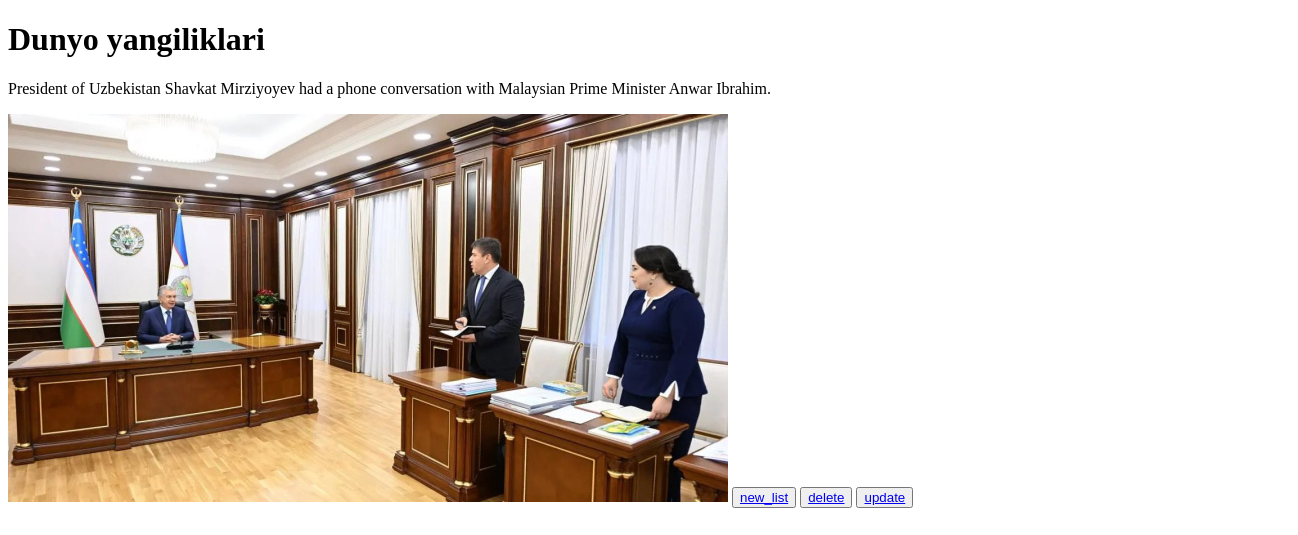
The page /4/detail/ on the database as committed earlier.
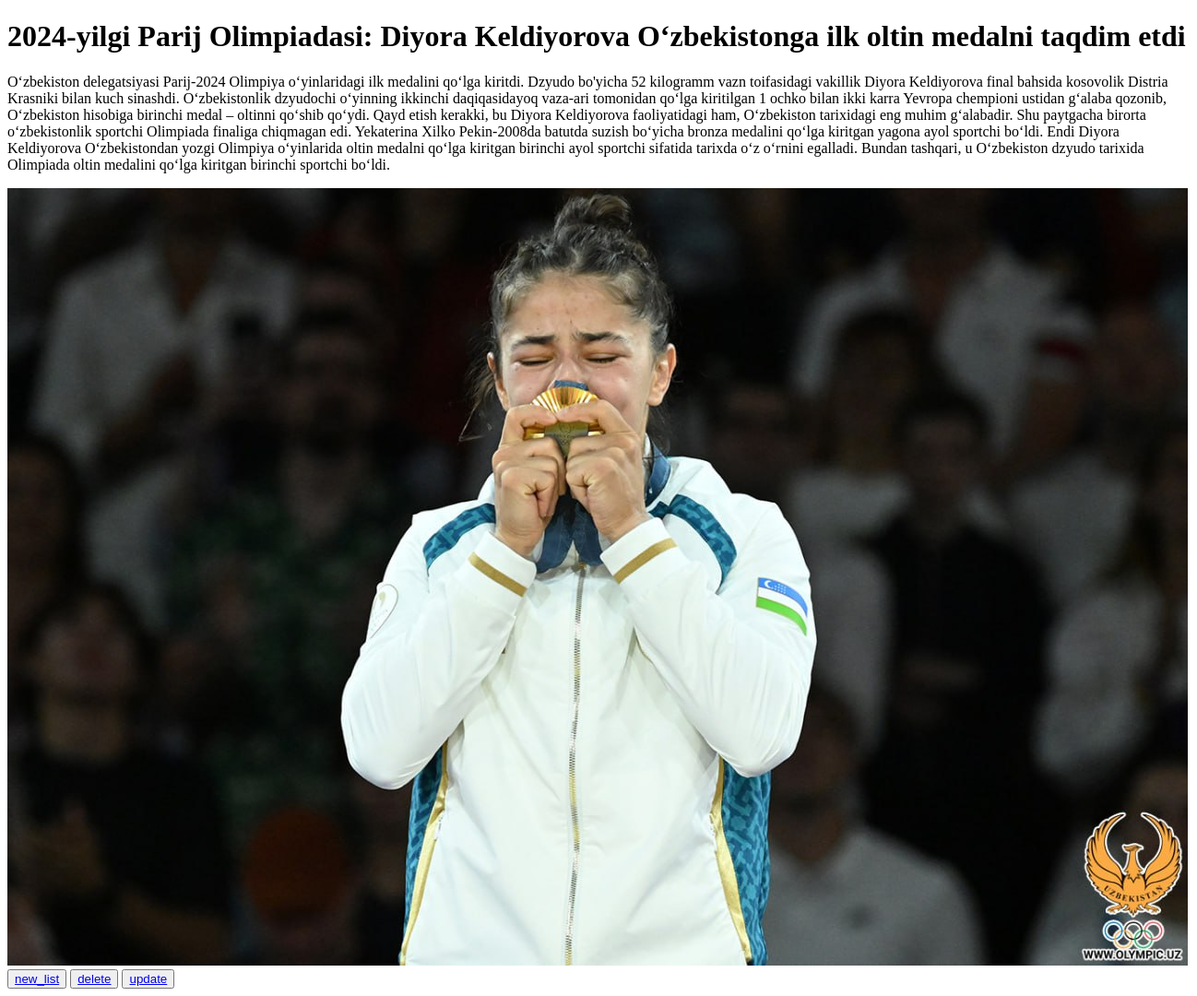
The same page on the database as committed later.
### app/models.py (models this page shows)
class NewsModel(models.Model):
    title = models.CharField(max_length = 200)
    body = models.TextField()
    image = models.ImageField()

### app/views.py (the view)
# urls.py: path('<int:pk>/detail/', NewsDetailView.as_view(), name='news_detail'),
class NewsDetailView(DetailView):
    model = NewsModel
    template_name = 'news_detail.html'

### templates/news_detail.html (shortened to what this page needs)
<!DOCTYPE html>
<html lang="en">
<head>
</head>
<body>
    <h1>{{object.title}}</h1>
    <p>{{object.body}}</p>
    <img src="{{object.image.url}}" alt="">
    <button><a href="{% url 'news_list' %}">new_list</a></button>
    <button><a href="{% url 'news_delete' object.pk %}">delete</a></button>
    <button><a href="{% url 'news_update' object.pk %}">update</a></button>
</body>
</html>

Rows that differ between the two databases and show on the page:
changed NewsModel: title "Dunyo yangiliklari" → "2024-yilgi Parij Olimpiadasi: Diyora Keldiyorova O‘zbekistonga ilk oltin medalni taqdim etdi"; body "President of Uzbekistan Shavkat Mirziyoyev had a phone conversation with Malaysian Prime Minister Anwar Ibrahim." → "O‘zbekiston delegatsiyasi Parij-2024 Olimpiya o‘yinlaridagi ilk medalini qo‘lga kiritdi. Dzyudo bo'yicha 52 kilogramm vazn toifasidagi vakillik Diyora Keldiyorova final bahsida kosovolik Distria Krasniki bilan kuch sinashdi. O‘zbekistonlik dzyudochi o‘yinning ikkinchi daqiqasidayoq vaza-ari tomonidan qo‘lga kiritilgan 1 ochko bilan ikki karra Yevropa chempioni ustidan g‘alaba qozonib, O‘zbekiston hisobiga birinchi medal – oltinni qo‘shib qo‘ydi. Qayd etish kerakki, bu Diyora Keldiyorova faoliyatidagi ham, O‘zbekiston tarixidagi eng muhim g‘alabadir. Shu paytgacha birorta o‘zbekistonlik sportchi Olimpiada finaliga chiqmagan edi. Yekaterina Xilko Pekin-2008da batutda suzish bo‘yicha bronza…"; image: a different picture
